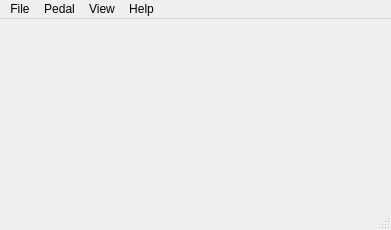
<?xml version="1.0" encoding="UTF-8"?>
<ui version="4.0">
 <class>PedalBuilderMainWindow</class>
 <widget class="QMainWindow" name="PedalBuilderMainWindow">
  <property name="geometry">
   <rect>
    <x>0</x>
    <y>0</y>
    <width>391</width>
    <height>230</height>
   </rect>
  </property>
  <property name="windowTitle">
   <string>Pedal Builder</string>
  </property>
  <widget class="QWidget" name="central_widget">
   <layout class="QVBoxLayout" name="verticalLayout">
    <property name="leftMargin">
     <number>20</number>
    </property>
    <property name="topMargin">
     <number>10</number>
    </property>
    <property name="rightMargin">
     <number>20</number>
    </property>
    <property name="bottomMargin">
     <number>0</number>
    </property>
    <item alignment="Qt::AlignHCenter">
     <widget class="TransportControlWidget" name="transport_control" native="true">
      <property name="minimumSize">
       <size>
        <width>350</width>
        <height>125</height>
       </size>
      </property>
     </widget>
    </item>
    <item>
     <layout class="QHBoxLayout" name="pedal_layout">
      <property name="spacing">
       <number>0</number>
      </property>
      <property name="leftMargin">
       <number>20</number>
      </property>
      <property name="topMargin">
       <number>20</number>
      </property>
      <property name="rightMargin">
       <number>20</number>
      </property>
      <property name="bottomMargin">
       <number>20</number>
      </property>
      <item>
       <spacer name="pedal_layout_spacer_left">
        <property name="orientation">
         <enum>Qt::Horizontal</enum>
        </property>
        <property name="sizeHint" stdset="0">
         <size>
          <width>0</width>
          <height>0</height>
         </size>
        </property>
       </spacer>
      </item>
      <item>
       <widget class="QWidget" name="pedal_widget" native="true">
        <property name="minimumSize">
         <size>
          <width>0</width>
          <height>0</height>
         </size>
        </property>
       </widget>
      </item>
      <item>
       <spacer name="pedal_layout_spacer_right">
        <property name="orientation">
         <enum>Qt::Horizontal</enum>
        </property>
        <property name="sizeHint" stdset="0">
         <size>
          <width>0</width>
          <height>0</height>
         </size>
        </property>
       </spacer>
      </item>
     </layout>
    </item>
    <item>
     <spacer name="vertical_spacer">
      <property name="orientation">
       <enum>Qt::Vertical</enum>
      </property>
      <property name="sizeType">
       <enum>QSizePolicy::MinimumExpanding</enum>
      </property>
      <property name="sizeHint" stdset="0">
       <size>
        <width>0</width>
        <height>0</height>
       </size>
      </property>
     </spacer>
    </item>
   </layout>
  </widget>
  <widget class="QMenuBar" name="menubar">
   <property name="geometry">
    <rect>
     <x>0</x>
     <y>0</y>
     <width>391</width>
     <height>22</height>
    </rect>
   </property>
   <widget class="QMenu" name="menu_help">
    <property name="title">
     <string>Help</string>
    </property>
    <addaction name="action_about"/>
   </widget>
   <widget class="QMenu" name="menu_file">
    <property name="title">
     <string>File</string>
    </property>
    <addaction name="action_new_pedal"/>
    <addaction name="action_open_pedal"/>
    <addaction name="action_close_pedal"/>
    <addaction name="action_save_pedal"/>
    <addaction name="action_quit"/>
    <addaction name="separator"/>
   </widget>
   <widget class="QMenu" name="menu_pedal">
    <property name="title">
     <string>Pedal</string>
    </property>
    <addaction name="action_add_knob"/>
    <addaction name="action_add_footswitch"/>
   </widget>
   <widget class="QMenu" name="menu_view">
    <property name="title">
     <string>View</string>
    </property>
    <addaction name="action_knob_displays"/>
    <addaction name="action_footswitch_displays"/>
   </widget>
   <addaction name="menu_file"/>
   <addaction name="menu_pedal"/>
   <addaction name="menu_view"/>
   <addaction name="menu_help"/>
  </widget>
  <widget class="QStatusBar" name="statusbar"/>
  <action name="action_about">
   <property name="text">
    <string>About</string>
   </property>
   <property name="shortcut">
    <string>Ctrl+Shift+/</string>
   </property>
  </action>
  <action name="action_new_pedal">
   <property name="text">
    <string>New Pedal</string>
   </property>
   <property name="shortcut">
    <string>Ctrl+N</string>
   </property>
  </action>
  <action name="action_open_pedal">
   <property name="text">
    <string>Open Pedal</string>
   </property>
   <property name="shortcut">
    <string>Ctrl+O</string>
   </property>
  </action>
  <action name="action_save_pedal">
   <property name="text">
    <string>Save Pedal</string>
   </property>
   <property name="shortcut">
    <string>Ctrl+S</string>
   </property>
  </action>
  <action name="action_quit">
   <property name="text">
    <string>Quit</string>
   </property>
   <property name="shortcut">
    <string>Ctrl+Q</string>
   </property>
  </action>
  <action name="action_close_pedal">
   <property name="text">
    <string>Close Pedal</string>
   </property>
   <property name="shortcut">
    <string>Ctrl+Shift+Q</string>
   </property>
  </action>
  <action name="action_add_knob">
   <property name="text">
    <string>Add Knob</string>
   </property>
   <property name="shortcut">
    <string>Ctrl+1</string>
   </property>
  </action>
  <action name="action_add_footswitch">
   <property name="text">
    <string>Add Footswitch</string>
   </property>
   <property name="shortcut">
    <string>Ctrl+2</string>
   </property>
  </action>
  <action name="action_knob_displays">
   <property name="checkable">
    <bool>true</bool>
   </property>
   <property name="text">
    <string>Knob Displays</string>
   </property>
   <property name="shortcut">
    <string>Ctrl+K</string>
   </property>
  </action>
  <action name="action_footswitch_displays">
   <property name="checkable">
    <bool>true</bool>
   </property>
   <property name="text">
    <string>Footswitch Displays</string>
   </property>
   <property name="shortcut">
    <string>Ctrl+F</string>
   </property>
  </action>
 </widget>
 <customwidgets>
  <customwidget>
   <class>TransportControlWidget</class>
   <extends>QWidget</extends>
   <header>pyfx.widgets.transport_control_widget</header>
   <container>1</container>
  </customwidget>
 </customwidgets>
 <resources/>
 <connections>
  <connection>
   <sender>action_about</sender>
   <signal>triggered()</signal>
   <receiver>PedalBuilderMainWindow</receiver>
   <slot>help__about_cb()</slot>
   <hints>
    <hint type="sourcelabel">
     <x>-1</x>
     <y>-1</y>
    </hint>
    <hint type="destinationlabel">
     <x>399</x>
     <y>299</y>
    </hint>
   </hints>
  </connection>
  <connection>
   <sender>action_new_pedal</sender>
   <signal>triggered()</signal>
   <receiver>PedalBuilderMainWindow</receiver>
   <slot>file__new_pedal_cb()</slot>
   <hints>
    <hint type="sourcelabel">
     <x>-1</x>
     <y>-1</y>
    </hint>
    <hint type="destinationlabel">
     <x>399</x>
     <y>299</y>
    </hint>
   </hints>
  </connection>
  <connection>
   <sender>action_open_pedal</sender>
   <signal>triggered()</signal>
   <receiver>PedalBuilderMainWindow</receiver>
   <slot>file__open_pedal_cb()</slot>
   <hints>
    <hint type="sourcelabel">
     <x>-1</x>
     <y>-1</y>
    </hint>
    <hint type="destinationlabel">
     <x>399</x>
     <y>299</y>
    </hint>
   </hints>
  </connection>
  <connection>
   <sender>action_save_pedal</sender>
   <signal>triggered()</signal>
   <receiver>PedalBuilderMainWindow</receiver>
   <slot>file__save_pedal_cb()</slot>
   <hints>
    <hint type="sourcelabel">
     <x>-1</x>
     <y>-1</y>
    </hint>
    <hint type="destinationlabel">
     <x>399</x>
     <y>299</y>
    </hint>
   </hints>
  </connection>
  <connection>
   <sender>action_quit</sender>
   <signal>triggered()</signal>
   <receiver>PedalBuilderMainWindow</receiver>
   <slot>file__quit_cb()</slot>
   <hints>
    <hint type="sourcelabel">
     <x>-1</x>
     <y>-1</y>
    </hint>
    <hint type="destinationlabel">
     <x>399</x>
     <y>299</y>
    </hint>
   </hints>
  </connection>
  <connection>
   <sender>action_close_pedal</sender>
   <signal>triggered()</signal>
   <receiver>PedalBuilderMainWindow</receiver>
   <slot>file__close_pedal_cb()</slot>
   <hints>
    <hint type="sourcelabel">
     <x>-1</x>
     <y>-1</y>
    </hint>
    <hint type="destinationlabel">
     <x>399</x>
     <y>299</y>
    </hint>
   </hints>
  </connection>
  <connection>
   <sender>action_add_knob</sender>
   <signal>triggered()</signal>
   <receiver>PedalBuilderMainWindow</receiver>
   <slot>pedal__add_knob_cb()</slot>
   <hints>
    <hint type="sourcelabel">
     <x>-1</x>
     <y>-1</y>
    </hint>
    <hint type="destinationlabel">
     <x>195</x>
     <y>114</y>
    </hint>
   </hints>
  </connection>
  <connection>
   <sender>action_add_footswitch</sender>
   <signal>triggered()</signal>
   <receiver>PedalBuilderMainWindow</receiver>
   <slot>pedal__add_footswitch_cb()</slot>
   <hints>
    <hint type="sourcelabel">
     <x>-1</x>
     <y>-1</y>
    </hint>
    <hint type="destinationlabel">
     <x>195</x>
     <y>114</y>
    </hint>
   </hints>
  </connection>
  <connection>
   <sender>action_knob_displays</sender>
   <signal>toggled(bool)</signal>
   <receiver>PedalBuilderMainWindow</receiver>
   <slot>view__knob_displays_cb(bool)</slot>
   <hints>
    <hint type="sourcelabel">
     <x>-1</x>
     <y>-1</y>
    </hint>
    <hint type="destinationlabel">
     <x>195</x>
     <y>114</y>
    </hint>
   </hints>
  </connection>
  <connection>
   <sender>action_footswitch_displays</sender>
   <signal>toggled(bool)</signal>
   <receiver>PedalBuilderMainWindow</receiver>
   <slot>view__footswitch_displays_cb(bool)</slot>
   <hints>
    <hint type="sourcelabel">
     <x>-1</x>
     <y>-1</y>
    </hint>
    <hint type="destinationlabel">
     <x>195</x>
     <y>114</y>
    </hint>
   </hints>
  </connection>
 </connections>
 <slots>
  <slot>help__about_cb()</slot>
  <slot>file__new_pedal_cb()</slot>
  <slot>file__open_pedal_cb()</slot>
  <slot>file__save_pedal_cb()</slot>
  <slot>file__quit_cb()</slot>
  <slot>file__close_pedal_cb()</slot>
  <slot>pedal__add_knob_cb()</slot>
  <slot>pedal__add_footswitch_cb()</slot>
  <slot>view__knob_displays_cb(bool)</slot>
  <slot>view__footswitch_displays_cb(bool)</slot>
 </slots>
</ui>
